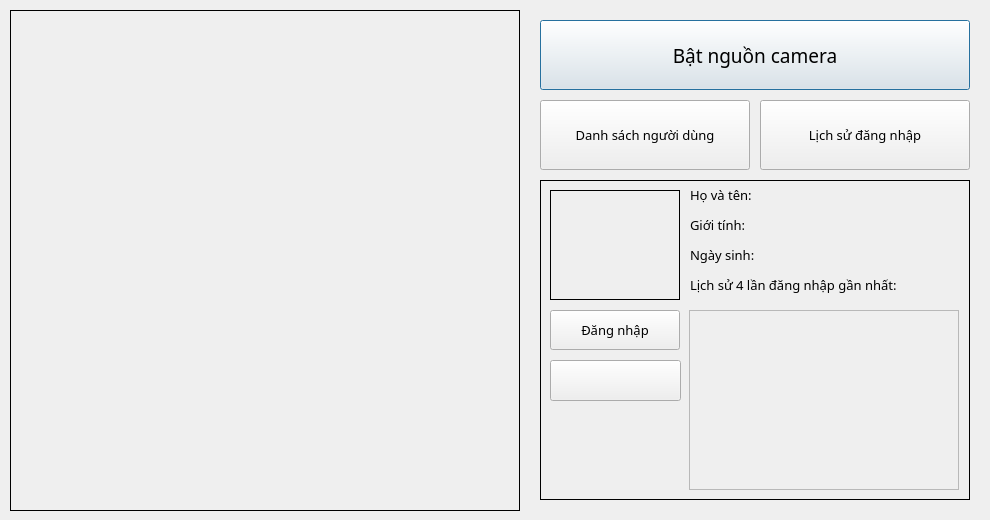
<?xml version="1.0" encoding="UTF-8"?>
<ui version="4.0">
 <class>Dialog</class>
 <widget class="QDialog" name="Dialog">
  <property name="geometry">
   <rect>
    <x>0</x>
    <y>0</y>
    <width>990</width>
    <height>520</height>
   </rect>
  </property>
  <property name="minimumSize">
   <size>
    <width>990</width>
    <height>520</height>
   </size>
  </property>
  <property name="maximumSize">
   <size>
    <width>990</width>
    <height>531</height>
   </size>
  </property>
  <property name="windowTitle">
   <string>Face Regconition App</string>
  </property>
  <property name="whatsThis">
   <string notr="true"/>
  </property>
  <widget class="QPushButton" name="startFuncButton">
   <property name="geometry">
    <rect>
     <x>540</x>
     <y>20</y>
     <width>430</width>
     <height>70</height>
    </rect>
   </property>
   <property name="font">
    <font>
     <family>Quicksand</family>
     <pointsize>14</pointsize>
    </font>
   </property>
   <property name="autoFillBackground">
    <bool>false</bool>
   </property>
   <property name="styleSheet">
    <string notr="true">QPushButton
{
    border-image: url(image/button.png) 0 0 0 0 stretch stretch;
}
QPushButton::pressed
{
    border-image: url(image/pressButton.png) 0 0 0 0 stretch stretch;
}</string>
   </property>
   <property name="text">
    <string>Bật nguồn camera</string>
   </property>
  </widget>
  <widget class="QPushButton" name="profileButton">
   <property name="geometry">
    <rect>
     <x>540</x>
     <y>100</y>
     <width>210</width>
     <height>70</height>
    </rect>
   </property>
   <property name="font">
    <font>
     <family>Quicksand</family>
     <pointsize>10</pointsize>
    </font>
   </property>
   <property name="autoFillBackground">
    <bool>false</bool>
   </property>
   <property name="text">
    <string>Danh sách người dùng</string>
   </property>
  </widget>
  <widget class="QLabel" name="outLine">
   <property name="geometry">
    <rect>
     <x>530</x>
     <y>10</y>
     <width>450</width>
     <height>500</height>
    </rect>
   </property>
   <property name="minimumSize">
    <size>
     <width>0</width>
     <height>0</height>
    </size>
   </property>
   <property name="maximumSize">
    <size>
     <width>1000</width>
     <height>1000</height>
    </size>
   </property>
   <property name="autoFillBackground">
    <bool>false</bool>
   </property>
   <property name="styleSheet">
    <string notr="true">border-width: 2px;
border-radius: 10px;
border-color: rgb(0, 0, 0);</string>
   </property>
   <property name="text">
    <string/>
   </property>
  </widget>
  <widget class="QLabel" name="outLine2">
   <property name="geometry">
    <rect>
     <x>540</x>
     <y>180</y>
     <width>430</width>
     <height>320</height>
    </rect>
   </property>
   <property name="frameShape">
    <enum>QFrame::Box</enum>
   </property>
   <property name="text">
    <string/>
   </property>
  </widget>
  <widget class="QLabel" name="imageScreen">
   <property name="geometry">
    <rect>
     <x>10</x>
     <y>10</y>
     <width>510</width>
     <height>501</height>
    </rect>
   </property>
   <property name="frameShape">
    <enum>QFrame::Box</enum>
   </property>
   <property name="text">
    <string/>
   </property>
  </widget>
  <widget class="QPushButton" name="historyButton">
   <property name="geometry">
    <rect>
     <x>760</x>
     <y>100</y>
     <width>210</width>
     <height>70</height>
    </rect>
   </property>
   <property name="font">
    <font>
     <family>Quicksand</family>
     <pointsize>10</pointsize>
    </font>
   </property>
   <property name="text">
    <string>Lịch sử đăng nhập</string>
   </property>
  </widget>
  <widget class="QScrollArea" name="historyDisplay">
   <property name="geometry">
    <rect>
     <x>689</x>
     <y>310</y>
     <width>270</width>
     <height>180</height>
    </rect>
   </property>
   <property name="widgetResizable">
    <bool>true</bool>
   </property>
   <widget class="QWidget" name="scrollAreaWidgetContents">
    <property name="geometry">
     <rect>
      <x>0</x>
      <y>0</y>
      <width>268</width>
      <height>178</height>
     </rect>
    </property>
   </widget>
  </widget>
  <widget class="QLabel" name="userName">
   <property name="geometry">
    <rect>
     <x>690</x>
     <y>180</y>
     <width>271</width>
     <height>30</height>
    </rect>
   </property>
   <property name="font">
    <font>
     <family>Quicksand</family>
     <pointsize>10</pointsize>
    </font>
   </property>
   <property name="text">
    <string>Họ và tên:</string>
   </property>
  </widget>
  <widget class="QLabel" name="userSex">
   <property name="geometry">
    <rect>
     <x>690</x>
     <y>210</y>
     <width>271</width>
     <height>30</height>
    </rect>
   </property>
   <property name="font">
    <font>
     <family>Quicksand</family>
     <pointsize>10</pointsize>
    </font>
   </property>
   <property name="text">
    <string>Giới tính:</string>
   </property>
  </widget>
  <widget class="QLabel" name="userDob">
   <property name="geometry">
    <rect>
     <x>690</x>
     <y>240</y>
     <width>271</width>
     <height>30</height>
    </rect>
   </property>
   <property name="font">
    <font>
     <family>Quicksand</family>
     <pointsize>10</pointsize>
    </font>
   </property>
   <property name="text">
    <string>Ngày sinh:</string>
   </property>
  </widget>
  <widget class="QLabel" name="userImage">
   <property name="geometry">
    <rect>
     <x>550</x>
     <y>190</y>
     <width>130</width>
     <height>110</height>
    </rect>
   </property>
   <property name="frameShape">
    <enum>QFrame::Box</enum>
   </property>
   <property name="text">
    <string/>
   </property>
  </widget>
  <widget class="QLabel" name="label_4">
   <property name="geometry">
    <rect>
     <x>690</x>
     <y>270</y>
     <width>270</width>
     <height>30</height>
    </rect>
   </property>
   <property name="font">
    <font>
     <family>Quicksand</family>
     <pointsize>10</pointsize>
    </font>
   </property>
   <property name="text">
    <string>Lịch sử 4 lần đăng nhập gần nhất:</string>
   </property>
   <property name="alignment">
    <set>Qt::AlignLeading|Qt::AlignLeft|Qt::AlignVCenter</set>
   </property>
  </widget>
  <widget class="QPushButton" name="loginButton">
   <property name="geometry">
    <rect>
     <x>550</x>
     <y>310</y>
     <width>130</width>
     <height>40</height>
    </rect>
   </property>
   <property name="font">
    <font>
     <family>Quicksand</family>
     <pointsize>10</pointsize>
    </font>
   </property>
   <property name="text">
    <string>Đăng nhập</string>
   </property>
  </widget>
  <widget class="QLabel" name="mask">
   <property name="geometry">
    <rect>
     <x>10</x>
     <y>10</y>
     <width>510</width>
     <height>501</height>
    </rect>
   </property>
   <property name="text">
    <string/>
   </property>
  </widget>
  <widget class="QPushButton" name="editButton">
   <property name="geometry">
    <rect>
     <x>550</x>
     <y>360</y>
     <width>131</width>
     <height>41</height>
    </rect>
   </property>
   <property name="font">
    <font>
     <family>Quicksand</family>
     <pointsize>10</pointsize>
    </font>
   </property>
   <property name="text">
    <string/>
   </property>
  </widget>
  <zorder>imageScreen</zorder>
  <zorder>outLine</zorder>
  <zorder>outLine2</zorder>
  <zorder>startFuncButton</zorder>
  <zorder>profileButton</zorder>
  <zorder>historyButton</zorder>
  <zorder>historyDisplay</zorder>
  <zorder>userImage</zorder>
  <zorder>loginButton</zorder>
  <zorder>mask</zorder>
  <zorder>editButton</zorder>
  <zorder>userName</zorder>
  <zorder>userSex</zorder>
  <zorder>userDob</zorder>
  <zorder>label_4</zorder>
 </widget>
 <resources>
  <include location="../../Face-Recogntion-PyQt/Face_Detection_PyQt_Final/resource.qrc"/>
  <include location="../resource.qrc"/>
 </resources>
 <connections/>
</ui>
